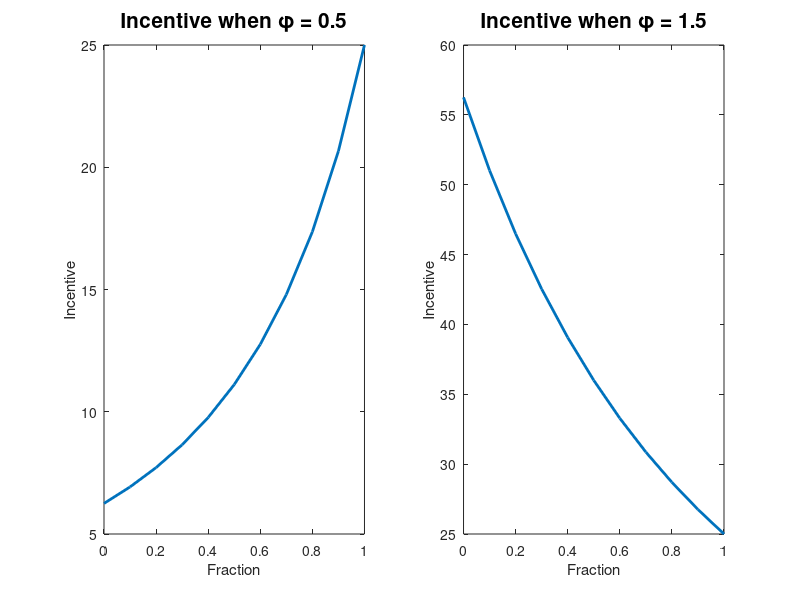

MATLAB code for this plot:
cd '/Users/minki/Dropbox/Git repositories/Macro-Homework/Wieland_HW4/Minki'

% Romer 6.10
% when phi < 1
f = [0:0.1:1]';
K = 1;
phi = 0.5;
m = 5;
incen = zeros(1,length(f));

for i = 1:length(f)
    incen(i) = ( (phi*m) / (1 - f(i) + f(i)*phi) )^2;
end

% when phi > 1
phi = 1.5;
incen2 = zeros(1,length(f));

for i = 1:length(f)
    incen2(i) = ( (phi*m) / (1 - f(i) + f(i)*phi) )^2;
end

FigHandle = figure('Position', [250, 300, 700, 350]); set(0,'defaultlinelinewidth',2);
subplot(1,2,1); plot(f,incen); xlabel('Fraction'); ylabel('Incentive'); title('Incentive when \phi = 0.5','FontSize',15); 
subplot(1,2,2); plot(f,incen2); xlabel('Fraction'); ylabel('Incentive'); title('Incentive when \phi = 1.5','FontSize',15); 